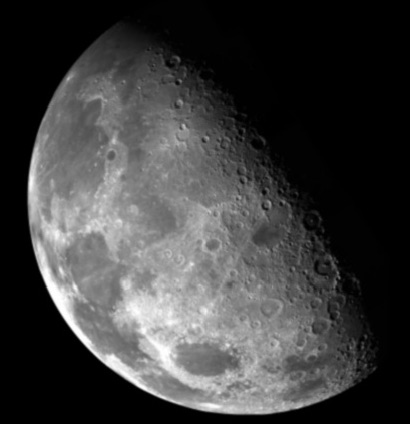
#> input picture img/moon_gray.jpg, 410 x 424 px
$ python sharpening.py
#> lines starting #> are read from the running program, lines starting #| are printed output that depends on the picture
import cv2
import numpy as np
import matplotlib.pylab as plt

file_name="../img/moon_gray.jpg"

img = cv2.imread(file_name)
#> img is the input picture: shape (424, 410, 3); min 0, max 255, mean 61.8
kernel1 = np.array([[-1, -1, -1],
                    [-1, 9, -1],
                     [-1, -1, -1]])
dst1 = cv2.filter2D(img, -1, kernel1)
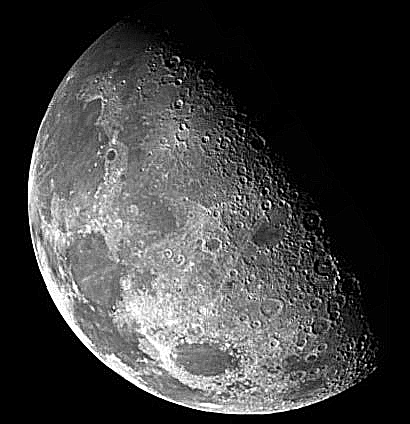
#> dst1: shape (424, 410, 3); min 0, max 255, mean 62.5
kernel2 = np.array([[0, -1, 0],
                    [-1, 5, -1],
                     [0, -1, 0]])
dst2 = cv2.filter2D(img, -1, kernel2)

plt.subplot(1,3,1)
plt.imshow( img)
plt.title('origin')

plt.subplot(1,3,2)
plt.imshow( dst1)
plt.title('sharpening')

plt.subplot(1,3,3)
plt.imshow( dst2)
plt.title('Laflacian')
plt.show()
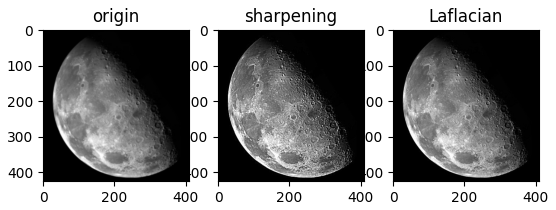
#> figure drawn by matplotlib, 3 panels
